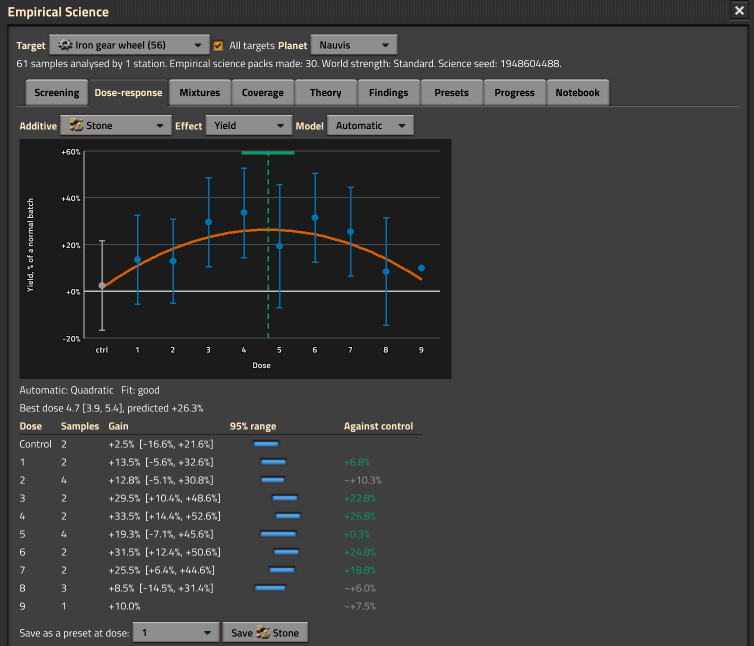
#> input picture docs/modpage/images/dose-response.png, 1508 x 1292 px, given in place of es-panel-screening.png, which was not available (shown at 1/2 size)
$ python crop_panels.py
#> lines starting #> are read from the running program, lines starting #| are printed output that depends on the picture
"""Crops the measured panels for the mod page (run after scripts/guitest.sh and scripts/page_shots.sh panels).
Boxes are in pixels of a 1400-wide preview of each 3024-wide shot. Findings comes from the findings save and starts below
the report (its evidence is written, so the report compares it with the truth badly); the rest from the GUI test."""
from PIL import Image
import os
H = os.path.expanduser("~/Library/Application Support/")
GT, PS = H + "factorio-guitest/script-output/", H + "factorio-pageshots/script-output/"
k = 3024 / 1400  # boxes measured on the 1400-wide previews
shots = {  # (source, box in preview pixels: left, top, right, bottom)
    "screening": (GT + "es-panel-screening.png", (350, 70, 1048, 542)),
    "dose-response": (GT + "es-panel-gear.png", (350, 70, 1048, 668)),
    "mixtures": (GT + "es-panel-mixtures.png", (350, 70, 1048, 570)),
    "coverage": (GT + "es-panel-coverage.png", (350, 70, 1048, 488)),
    "findings": (PS + "es-page-dossiers.png", (358, 500, 1040, 676)),
}
for name, (src, box) in shots.items():
    im = Image.open(src).crop(tuple(round(v * k) for v in box))
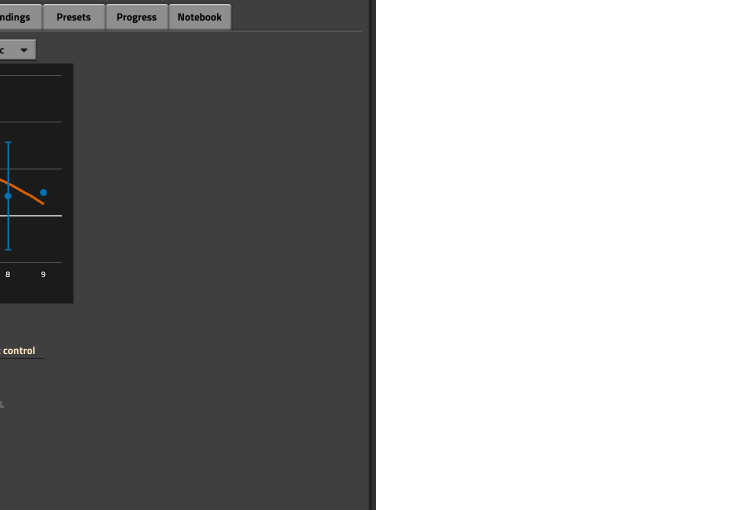
#> im: PIL image 1508x1020 RGBA (shown at 1/2 size); mean R, G, B, A 31.4, 30.9, 31.4, 127.2; transparent parts drawn white
    im.save(f"docs/modpage/images/{name}.png", optimize=True)
    print(name, im.size)
#| screening (1508, 1020)
#> pass 2 of the loop `for name, (src, box) in shots.items():`:
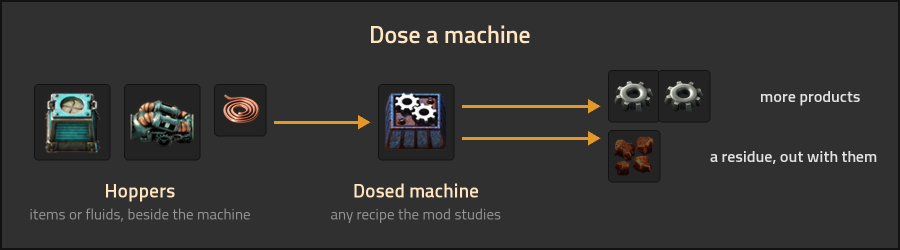
#> input picture docs/modpage/images/dosing.png, 1800 x 500 px, given in place of es-panel-gear.png, which was not available (shown at 1/2 size)
#> `im = Image.open(src).crop(tuple(round(v * k) for v in box))`:
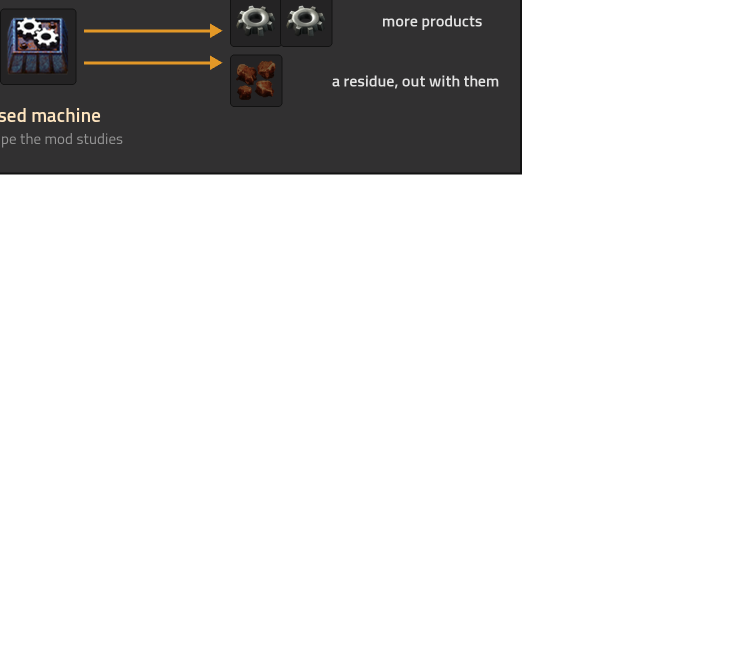
#> im: PIL image 1508x1292 RGBA (shown at 1/2 size); mean R, G, B, A 10.2, 9.8, 9.7, 47.7; transparent parts drawn white
#| dose-response (1508, 1292)
#> (the run stopped early here; a loop or call above may not have finished)
